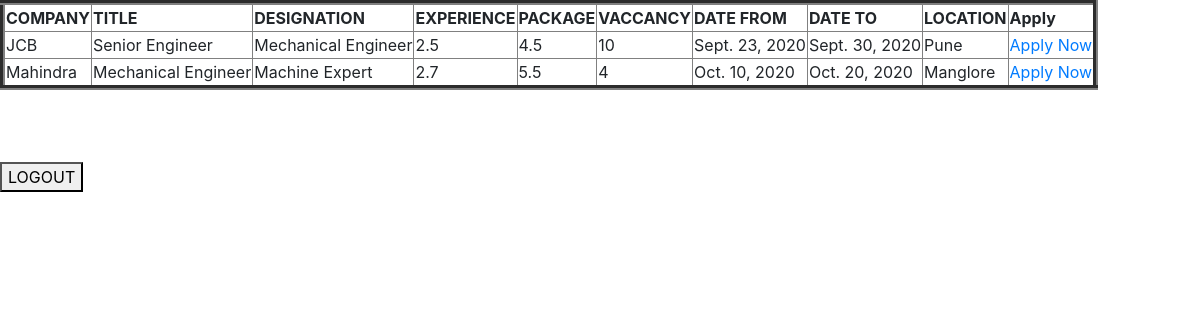
/readmech/ (signed in), run on the app's committed database.
### adminapp/models.py (models this page shows, shortened)
class MechJobs(models.Model):
    company = models.CharField(max_length=100)
    title = models.CharField(max_length=100)
    desgination = models.CharField(max_length=100)
    experience = models.FloatField()
    package = models.FloatField()
    vaccancy = models.IntegerField()
    date_from = models.DateField()
    date_to = models.DateField()
    location = models.ForeignKey(Address, on_delete=models.CASCADE, null=True)
    user = models.ManyToManyField(Usertable)
    hrtable = models.ForeignKey(User, on_delete=models.CASCADE, null=True)

class Address(models.Model):
    city = models.CharField(max_length=100)
    def __str__(self):
        return self.city

### userapp/decorators.py (the view)
    def wrap(request,*args,**kwargs):
        if request.session.get('user'):
            return function(request,*args,**kwargs)
        else:
            return redirect('/userlogin/')

### userapp/views.py (called while the page is built)
@user_login_required
def readusermech_view(request):
    data = MechJobs.objects.all()
    return render(request,'readmech.html', {'data':data})

### userapp/templates/readmech.html (shortened to what this page needs)
{% extends 'base.html' %}
{% block body %}
<table border=5>
  <thead>
    <th>COMPANY</th>
    <th>TITLE</th>
    <th>DESIGNATION</th>
    <th>EXPERIENCE</th>
    <th>PACKAGE</th>
    <th>VACCANCY</th>
    <th>DATE FROM</th>
    <th>DATE TO</th>
    <th>LOCATION</th>
    <th>Apply</th>
  </thead>
{% for x in data %}
  <tr>
      <td>{{x.company}}</td>
      <td>{{x.title}}</td>
      <td>{{x.desgination}}</td>
      <td>{{x.experience}}</td>
      <td>{{x.package}}</td>
      <td>{{x.vaccancy}}</td>
      <td>{{x.date_from}}</td>
      <td>{{x.date_to}}</td>
      <td>{{x.location}}</td>
      <td><a href="/mech_apply/{{x.id}}">Apply Now</a></td>
    </tr>
{% endfor %}
<table> <br><br><br>
  <form class="" action="/userlogout/" method="POST"> {% csrf_token %}
    <button type="submit" name="button">LOGOUT</button>
  </form>
{% endblock %}

### data on the page
MechJobs: company "JCB", title "Senior Engineer", desgination "Mechanical Engineer", experience "2.5", package "4.5", vaccancy "10", date_from "Sept. 23, 2020", date_to "Sept. 30, 2020", location "Pune"
MechJobs: company "Mahindra", title "Mechanical Engineer", desgination "Machine Expert", experience "2.7", package "5.5", vaccancy "4", date_from "Oct. 10, 2020", date_to "Oct. 20, 2020", location "Manglore"
